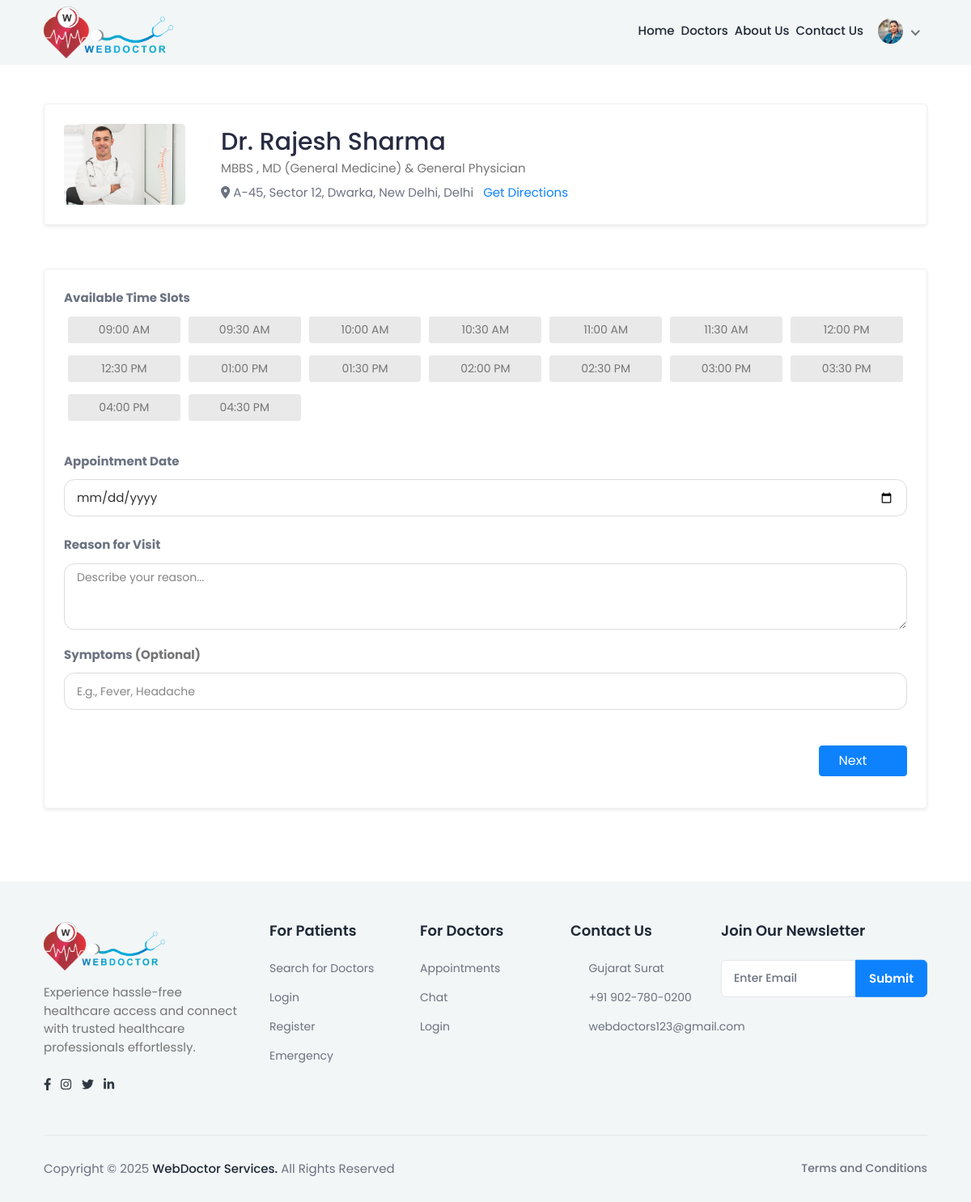
/book_appointment/19/ (signed in), run on the app's committed database.
### myapp/models.py (models this page shows, shortened)
class patientRegister(models.Model):
      BLOOD_GROUP_CHOICES = [
        ('A+', 'A+'), ('A-', 'A-'), ('B+', 'B+'), ('B-', 'B-'),
        ('O+', 'O+'), ('O-', 'O-'), ('AB+', 'AB+'), ('AB-', 'AB-')
      ]
      name = models.CharField(max_length=100)
      email = models.EmailField(unique=True)
      phno = models.BigIntegerField(unique=True)
      password = models.CharField(max_length=255)
      profile_img = models.ImageField(upload_to='profile_pics/', null=True, blank=True)
      dob=models.DateField(null=True)
      age = models.PositiveIntegerField(null=True)  # Age field
      weight = models.DecimalField(null=True,max_digits=5,decimal_places=2)#Weight field
      height = models.DecimalField(null=True,max_digits=5, decimal_places=2)
      address = models.TextField()  # Full address
      city = models.CharField(max_length=50)
      state = models.CharField(max_length=50)
      blood_group = models.CharField(max_length=3, choices=BLOOD_GROUP_CHOICES)  # Dropdown selection

class doctorRegister(models.Model):
    GENDER_CHOICES = [
        ('M', 'Male'),
        ('F', 'Female'),
        ('O', 'Other'),
    ]
    AVAILABILITY_CHOICES = [
        ('Available', 'Available'),
        ('Not Available', 'Not Available'),
    ]
    name = models.CharField(max_length=100)
    email = models.EmailField(unique=True)
    phno = models.BigIntegerField(unique=True)
    password = models.CharField(max_length=100)
    profile_img = models.ImageField(upload_to='profile_pics/', null=True, blank=True)
    qualification = models.CharField(max_length=100,blank=True, null=True)
    specialization = models.CharField(max_length=100,blank=True, null=True)
    experience = models.IntegerField(blank=True, null=True)
    address = models.TextField(blank=True, null=True)
    city = models.CharField(max_length=50,blank=True, null=True)
    state = models.CharField(max_length=50,blank=True, null=True)
    clinic_name = models.CharField(max_length=255)
    clinic_address = models.TextField()
    gender = models.CharField(max_length=5, choices=GENDER_CHOICES)
    mci_no = models.CharField(max_length=10,blank=True, null=True)
    fee = models.BigIntegerField(null=True)
    about_me=models.TextField(null=True)
    is_approved = models.BooleanField(default=False)
    is_rejected = models.BooleanField(default=False)
    is_available = models.CharField(max_length=20, choices=AVAILABILITY_CHOICES)  # Updated field

### myapp/views.py (the view)
# urls.py: path('book_appointment/<int:doctor_id>/', views.book_appointment, name='book_appointment'),
def book_appointment(request, doctor_id, appointment_id=None):
    doctor = get_object_or_404(doctorRegister, id=doctor_id)
    patient_id = request.session.get('patient_id')
    if not patient_id:
         messages.error(request, "You must be logged in as patient to book an appointment.")
         return redirect('/login/')
    patient = get_object_or_404(patientRegister, id=patient_id)
    print(f"Received appointment_id: {appointment_id}")
    appointment_obj = None
    if appointment_id:
        appointment_obj = get_object_or_404(appointment, id=appointment_id, patient_id=patient, doctor_id=doctor)
        print(f"Editing Existing Appointment: {appointment_obj.id}")  #  Debugging
    if request.method == "POST":
        print("Form submitted:", request.POST)
        form = appointmentForm(request.POST, instance=appointment_obj)  #  Ensure form updates existing instance
        if form.is_valid():
            appointment_obj = form.save(commit=False)
            appointment_obj.patient_id = patient
            appointment_obj.doctor_id = doctor
            appointment_obj.booking_date = now().date()  # Update booking date
            unique_meeting_id = uuid.uuid4().hex[:10]
            appointment_obj.meeting_link = f"https://meet.jit.si/{unique_meeting_id}"
            appointment_obj.save()  #  Update appointment instead of creating a new one
            print(f"Appointment updated: {appointment_obj.id}")
            messages.success(request, "Appointment booked successfully!!!")
            return redirect("payment", appointment_id=appointment_obj.id, doctor_id=doctor.id)
        else:
            print("Form errors:", form.errors)  # Debugging error messages
            messages.error(request, "Failed to book appointment. Please check the form and try again.")
    else:
        form = appointmentForm(request.POST,instance=appointment_obj)  # Prefill form if editing
    start_time = time(9, 0)
    end_time = time(17, 0)
    time_slots = []
    current_time = datetime.combine(date.today(), start_time)
    while current_time.time() < end_time:
        time_slots.append(current_time.strftime("%I:%M %p"))  # Format in 12-hour format with AM/PM
        current_time += timedelta(minutes=30)
    return render(request, 'booking.html', {
        "doctor": doctor,
        "patient": patient,
        "form": form,
        "time_slots": time_slots,
        "appointment_data_list": appointment_obj
    })

### myapp/forms.py (shortened to what this page needs)
class appointmentForm(forms.ModelForm):
    class Meta:
       model=appointment
       fields = ['appointment_date', 'appointment_time', 'reason','symptoms']

### myapp/templates/booking.html (shortened to what this page needs)
{% load static %}
<html>
<html lang="en">
<head>
  <link rel="stylesheet" href="{% static 'assets/css/bootstrap.min.css' %}">
  <link rel="stylesheet" href="https://cdnjs.cloudflare.com/ajax/libs/font-awesome/6.0.0-beta3/css/all.min.css">
  <link rel="stylesheet" href="{% static 'assets/plugins/fontawesome/css/fontawesome.min.css' %}">
  <link rel="stylesheet" href="{% static 'assets/plugins/fontawesome/css/all.min.css' %}">
  <link rel="stylesheet" href="{% static 'assets/css/feather.css' %}">
  <link rel="stylesheet" href="{% static 'assets/css/custom.css' %}">
  <link rel="stylesheet" href="https://cdnjs.cloudflare.com/ajax/libs/jquery-confirm/3.3.2/jquery-confirm.min.css" />
  <link rel="stylesheet" href="https://cdn.jsdelivr.net/npm/datedropper/datedropper.min.css">
</head>
<body>
  {% block content %}
  <div class="main-wrapper">
      <header class="header header-fixed header-one header-space">
        <div class="container">
        <nav class="navbar navbar-expand-lg header-nav">
        <div class="navbar-header">
        <a href="{% url 'index' %}" class="navbar-brand logo">
          <img src="{% static 'assets/img/logo.png' %}" class="img-fluid" alt="Logo">
        </a>
        </div>
        <div class="main-menu-wrapper">
        <ul class="main-nav">
          <li>
            <a href="{% url 'index' %}">Home</a>
          </li>
          <li>
            <a href="{% url 'doctor_list' %}">Doctors</a>
          </li>
          <li>
            <a href="{% url 'about_us' %}">About Us</a>
          </li>
          <li>
            <a href="{% url 'contact_us' %}">Contact Us</a>
          </li>
        <ul class="nav header-navbar-rht" style="padding-top: 20px;">
        <li class="nav-item dropdown has-arrow logged-item">
        <a href="#" class="dropdown-toggle nav-link" data-bs-toggle="dropdown" aria-expanded="false">
        <span class="user-img">
          {% if patient.profile_img %}
    <img class="rounded-circle" src="{{ patient.profile_img.url }}" width="31" alt="profile" />
    {% else %}
      <img class="rounded-circle" src="/static/assets/img/default_profile.png" width="31" alt="default profile" />
    {% endif %}
    </span>
        </a>
        </li>
        </ul>
        </ul>
        </div>
        </nav>
        </div>
        </header>
     <div class="content" style="min-height: calc(100vh - 150px);">
        <div class="container mt-5">
            <div class="row g-4">
                <div class="col-12">
                    <div class="card shadow-sm">
                        <div class="card-body">
                            <div class="d-flex align-items-center gap-4 flex-wrap">
                                <div class="doctor-img">
                                    {% if doctor.id %}
                                    <a href="{% url 'doctor_profile' doctor.id|add:0 %}" class="booking-doc-img">
                                        {% if doctor.profile_img %}
                                            <img src="{{ doctor.profile_img.url }}" alt="profile">
                                        {% else %}
                                            <img src="/static/assets/default_profile.jpg" class="rounded-circle" alt="default profile" width="120" height="120">
                                        {% endif %}
                                    </a>
                                    {% else %}
                                        <p>Doctor profile not available</p>
                                    {% endif %}
                                </div>
                                <div class="flex-grow-1">
                                    <h2 class="mb-1">Dr. {{ doctor.name }}</h2>
                                    <p class="text-muted mb-2">{{ doctor.qualification }} & {{ doctor.specialization }}</p>
                                    <p class="mb-0">
                                        <i class="fas fa-map-marker-alt"></i>
                                        {{ doctor.clinic_address }}, {{ doctor.state }}
                                        <a href="javascript:void(0);" class="text-primary ms-2">Get Directions</a>
                                    </p>
                                </div>
                            </div>
                        </div>
                    </div>
                </div>
                <div class="col-12">
                    <div class="card shadow-sm">
                        <div class="card-body">
                            <form method="POST" action="{% if appointment_data_list %}{% url 'edit_appointment' doctor.id appointment_data_list.id %}{% else %}{% url 'book_appointment' doctor.id %}{% endif %}">
                                <div class="mb-4">
                                    <label class="form-label fw-bold">Available Time Slots</label>
                                    <div class="row g-3">
                                        <div class="time-slot">
                                            <ul class="clearfix">
                                              <ul class="clearfix">
                                                {% for time in time_slots %}
                                                  <li>
                                                    <a class="timing {% if time == appointment_data_list.appointment_time|time:'h:i A' %}selected{% endif %}" href="#" onclick="selectTimeSlot(this)">
                                                      <span>{{ time }}</span>
                                                    </a>
                                                  </li>
                                                {% endfor %}
                                              </ul>
                                            </ul>
                                        </div>
                                    </div>
                                </div>
                                 <div class="mb-4">
                                    <label class="form-label fw-bold">Appointment Date</label>
                                    <div class="input-group">
                                      <input type="date" class="form-control" name="appointment_date" id="date-format"
                                             placeholder="Select Appointment Date" value="{{ appointment_data_list.appointment_date }}" >
                                    </div>
                                  </div>
                                <div class="row ">
                                    <div class="col-md-12">
                                        <div class="form-group">
                                            <label class="form-label fw-bold">Reason for Visit</label>
                                            <textarea class="form-control" name="reason" rows="3"
                                                      placeholder="Describe your reason..."
                                                      maxlength="400">{{ appointment_data_list.reason }}</textarea>
                                        </div>
                                    </div>
                                    <div class="col-md-12">
                                        <div class="form-group">
                                            <label class="form-label fw-bold">Symptoms <span class="text-muted">(Optional)</span></label>
                                            <input type="text" class="form-control" name="symptoms"
                                                   placeholder="E.g., Fever, Headache"
                                                   value="{{ appointment_data_list.symptoms }}">
                                        </div>
                                    </div>
                                </div>
                                <div class="text-end mt-4">
                                    <button type="submit" class="btn book_btn px-4">
                                        Next <i class="feather-arrow-right-circle ms-2"></i>
                                    </button>
                                </div>
                            </form>
                        </div>
                    </div>
                </div>
            </div>
        </div>
    </div>
</div>
<link rel="stylesheet" href="https://code.jquery.com/ui/1.12.1/themes/base/jquery-ui.css">
<link rel="stylesheet" href="https://cdnjs.cloudflare.com/ajax/libs/timepicker/1.3.5/jquery.timepicker.min.css">
<link rel="stylesheet" href="{% static 'assets/vendor/bootstrap-material-datetimepicker/css/bootstrap-material-datetimepicker.css' %}">
    {% include "footer.html" %}
{% endblock %}
</body>
</html>

### myapp/static/assets/css/feather.css (style rules this page uses)
[class^="feather-"], [class*=" feather-"] { font-family: 'feather' !important; speak: none; font-style: normal; font-weight: normal; font-variant: normal; text-transform: none; line-height: 1; -webkit-font-smoothing: antialiased; -moz-osx-font-smoothing: grayscale; }
.feather-arrow-right-circle:before { content: "\e913"; }

### data on the page
patientRegister: profile_img (picture)
doctorRegister: profile_img (picture), name "Rajesh Sharma", qualification "MBBS , MD (General Medicine)", specialization "General Physician", clinic_address "A-45, Sector 12, Dwarka, New Delhi", state "Delhi"

### other printed values
{{ time }} "09:00 AM" "09:30 AM" "10:00 AM" "10:30 AM" "11:00 AM" "11:30 AM" "12:00 PM" "12:30 PM" "01:00 PM" "01:30 PM" "02:00 PM" "02:30 PM" "03:00 PM" "03:30 PM" "04:00 PM" "04:30 PM"
